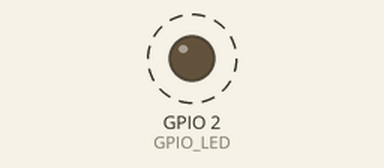
The sketch below on a simulated ESP32. Parts: output pins drawn as LEDs (lit = HIGH). Dashed ring = blinking. What the sketch prints to the serial monitor is not drawn.

Above: at 0.1 s.
Timing chart, 0 to 3.0 s (numbered marks = the images above):
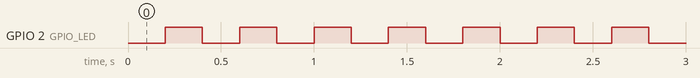

The sketch:

TickerTimer.ino
```cpp
#include "Ticker.h"

#define GPIO_LED  2

/* Ticker for blinking led */
Ticker blinkTicker;

void blinkLed(void) {
  Serial.println("Ticker occurs");
}

void setup() {
  // put your setup code here, to run once:
  Serial.begin(115200);
  Serial.println("Ticker ESP32 example ");
  pinMode(GPIO_LED, OUTPUT);

  /* Start calling of blinkLed function every 10 seconds */
  blinkTicker.attach(10, blinkLed);
}

void loop() {
  // put your main code here, to run repeatedly:
  digitalWrite(GPIO_LED, LOW);
  delay(200);
  digitalWrite(GPIO_LED, HIGH);
  delay(200);
}
```

Measured:
- by itself, GPIO 2 (GPIO_LED): alternates HIGH for 0.20 s and LOW for 0.20 s
